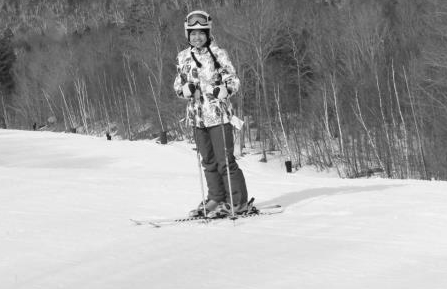
%> input picture Pratikum3/image5_gray.png, 447 x 289 px
$ octave Perhitungan_histogram_Equalization_CitraGrayLevel.m   (GNU Octave 9; MATLAB toolbox functions it lacks are replaced by stand-ins)
%> lines starting %> are read from the running program, lines starting %| are printed output that depends on the picture
clear all;
I = imread('image5_gray.png');
%> I: size 289x447 uint8; min 0, max 246, mean 152.3
figure(1), imshow(I);
Histo = imhist(I);
%> Histo = 256 values, max 3855 at index 224, min 0 at index 248, mean 504.6
[N,M] = size(I);
%> N = 289; M = 447
[L] = size(Histo);
%> L = [256 1]
Hist_kum(1) = Histo(1);
   for l = 2 : L
       Hist_kum(l) = Histo(l) + Hist_kum(l-1);
   end
%> after the loop, Hist_kum = 256 values from 1 to 129183
Hist_kum = Hist_kum/(N*M);
%> Hist_kum = 256 values from 7.74e-06 to 1
for n = 1 : N
    for m = 1 : M
        Im_equal(n,m) = round(Hist_kum(I(n,m)+1) * 255);
    end
end
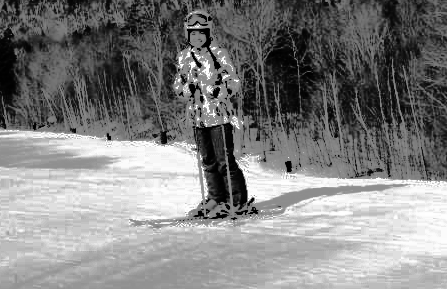
%> Im_equal: size 289x447 double; min 0, max 255, mean 129.3
figure(2), imshow(uint8(Im_equal));
I_equal = histeq(I);
figure(3), imshow(I_equal);
